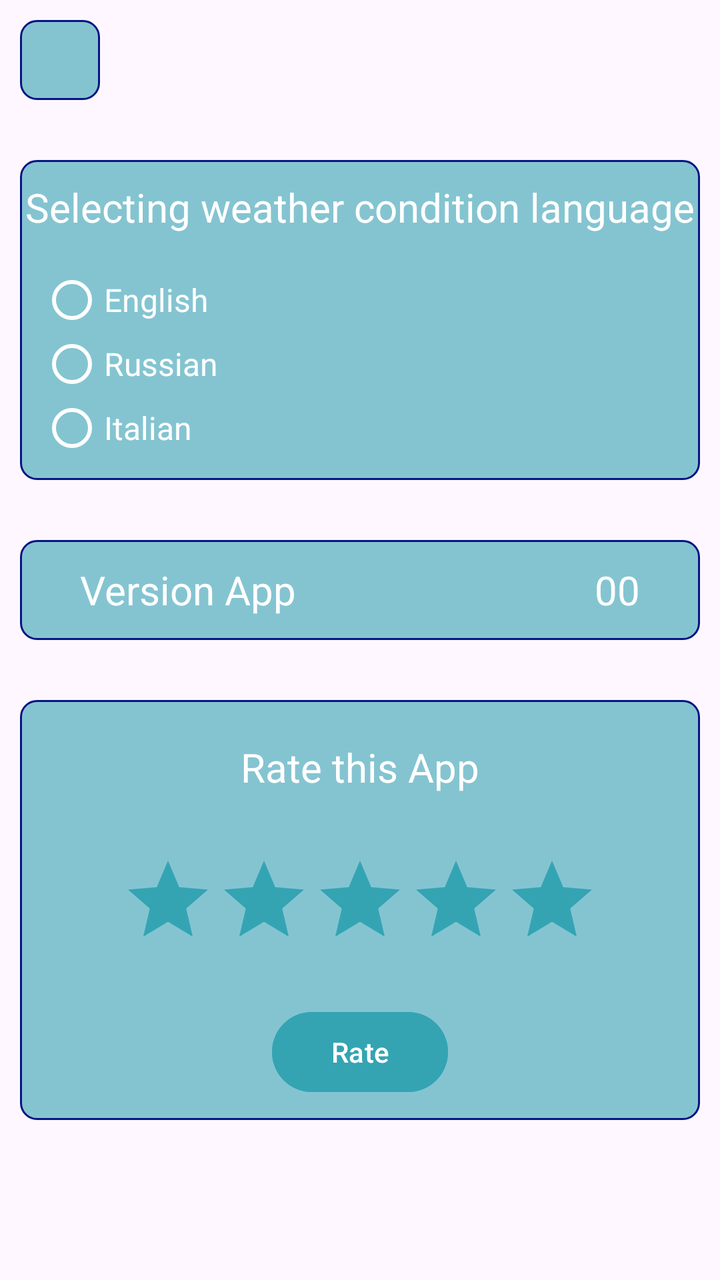
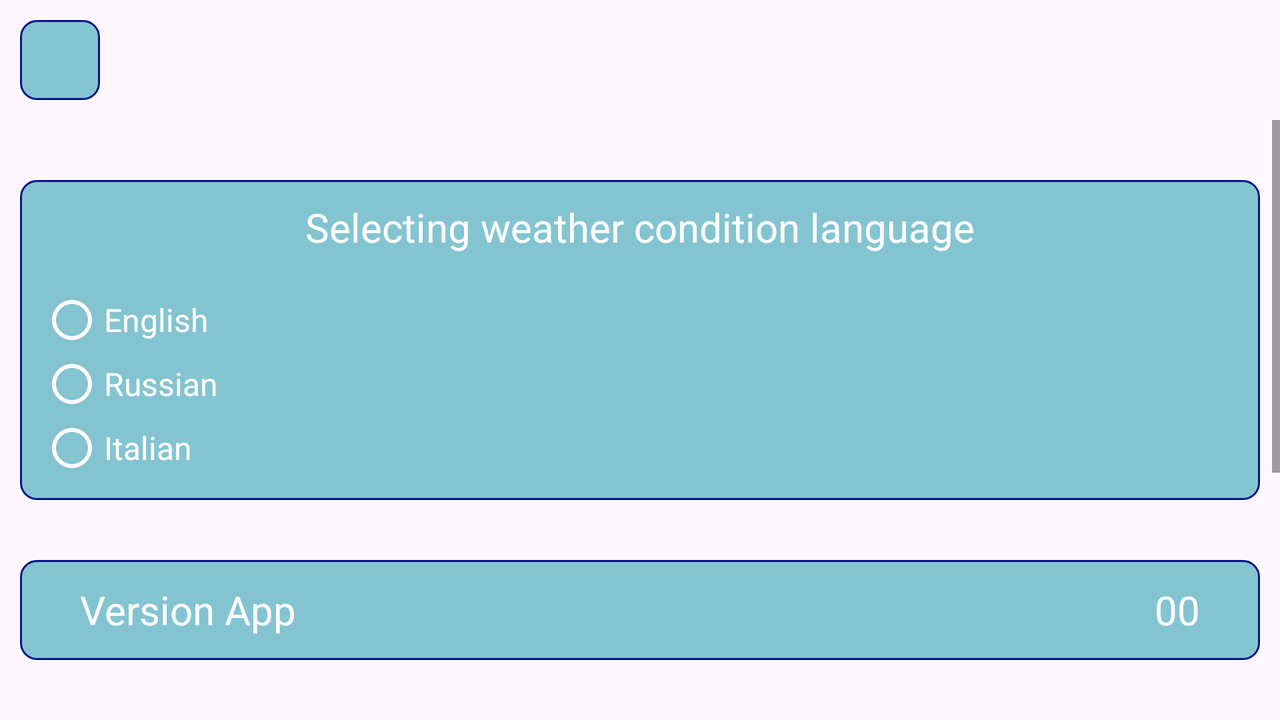

First picture: res/layout/ on a phone held upright. Second picture: the repository's own variant of that layout, on a device whose configuration matches the variant's folder. Source for both follows.
<!-- AndroidManifest.xml: application theme Theme.WeatherAppDiplom -->
<!-- res/layout/fragment_settings.xml -->
<?xml version="1.0" encoding="utf-8"?>
<androidx.constraintlayout.widget.ConstraintLayout xmlns:android="http://schemas.android.com/apk/res/android"
    xmlns:app="http://schemas.android.com/apk/res-auto"
    xmlns:tools="http://schemas.android.com/tools"
    android:layout_width="match_parent"
    android:layout_height="match_parent"
    tools:context=".ui.SettingsFragment">

    <ImageView
        android:id="@+id/back_to_fragment_user"
        android:layout_width="40dp"
        android:layout_height="40dp"
        android:layout_marginStart="@dimen/common_spacing"
        android:layout_marginTop="@dimen/common_spacing"
        android:background="@drawable/border"
        android:contentDescription="@string/back"
        android:foregroundGravity="center"
        android:padding="@dimen/common_padding"
        android:src="@drawable/ic_back_24"
        app:layout_constraintStart_toStartOf="parent"
        app:layout_constraintTop_toTopOf="parent" />

    <FrameLayout
        android:id="@+id/language_frame"
        style="@style/data_card"
        android:layout_width="match_parent"
        android:layout_height="160dp"
        app:layout_constraintEnd_toEndOf="parent"
        app:layout_constraintStart_toStartOf="parent"
        app:layout_constraintTop_toBottomOf="@+id/back_to_fragment_user">

        <TextView
            android:id="@+id/title_radio_button"
            android:layout_width="wrap_content"
            android:layout_height="wrap_content"
            android:layout_gravity="center_horizontal"
            android:layout_marginTop="@dimen/common_spacing"
            android:text="@string/language_selection"
            android:textColor="@color/white"
            android:textSize="20sp" />

        <RadioGroup
            android:id="@+id/radio_group"
            android:layout_width="match_parent"
            android:layout_height="wrap_content"
            android:layout_gravity="bottom"
            android:layout_marginStart="@dimen/common_spacing"
            android:layout_marginTop="@dimen/common_spacing"
            android:layout_marginEnd="@dimen/common_spacing"
            android:layout_marginBottom="@dimen/common_spacing"
            android:theme="@style/radio_button">

            <RadioButton
                android:id="@+id/en_button"
                android:layout_width="wrap_content"
                android:layout_height="wrap_content"
                android:text="@string/english"
                android:textColor="@color/white"
                android:textSize="16sp" />

            <RadioButton
                android:id="@+id/ru_button"
                android:layout_width="wrap_content"
                android:layout_height="wrap_content"
                android:text="@string/russian"
                android:textColor="@color/white"
                android:textSize="16sp" />

            <RadioButton
                android:id="@+id/it_button"
                android:layout_width="wrap_content"
                android:layout_height="wrap_content"
                android:text="@string/italian"
                android:textColor="@color/white"
                android:textSize="16sp" />
        </RadioGroup>

    </FrameLayout>

    <FrameLayout
        android:id="@+id/version_frame"
        style="@style/data_card"
        android:layout_width="match_parent"
        android:layout_height="50dp"
        app:layout_constraintEnd_toEndOf="parent"
        app:layout_constraintStart_toStartOf="parent"
        app:layout_constraintTop_toBottomOf="@+id/language_frame">

        <TextView
            android:id="@+id/version_info_title"
            android:layout_width="wrap_content"
            android:layout_height="wrap_content"
            android:layout_gravity="center_vertical"
            android:layout_marginStart="@dimen/large_spacing"
            android:text="@string/version_app"
            android:textColor="@color/white"
            android:textSize="20sp" />

        <TextView
            android:id="@+id/version_info_value"
            android:layout_width="wrap_content"
            android:layout_height="wrap_content"
            android:layout_gravity="end|center_vertical"
            android:layout_marginEnd="@dimen/large_spacing"
            android:textColor="@color/white"
            android:textSize="20sp"
            tools:text="00" />
    </FrameLayout>

    <FrameLayout
        android:id="@+id/rating_frame"
        style="@style/data_card"
        android:layout_width="match_parent"
        android:layout_height="210dp"
        app:layout_constraintEnd_toEndOf="parent"
        app:layout_constraintStart_toStartOf="parent"
        app:layout_constraintTop_toBottomOf="@+id/version_frame">

        <TextView
            android:id="@+id/title_rating"
            android:layout_width="wrap_content"
            android:layout_height="wrap_content"
            android:layout_gravity="center_horizontal"
            android:layout_marginTop="20dp"
            android:text="@string/rate_the_app"
            android:textColor="@color/white"
            android:textSize="20sp" />

        <RatingBar
            android:id="@+id/rating_bar"
            android:layout_width="wrap_content"
            android:layout_height="wrap_content"
            android:layout_gravity="center"
            android:numStars="5"
            android:progressBackgroundTint="@color/sea"
            android:progressTint="@color/white"
            android:stepSize="0.5" />

        <Button
            android:id="@+id/rating_button"
            android:layout_width="wrap_content"
            android:layout_height="wrap_content"
            android:layout_gravity="bottom|center_horizontal"
            android:layout_marginBottom="@dimen/common_spacing"
            android:backgroundTint="@color/sea"
            android:text="@string/rate" />
    </FrameLayout>

</androidx.constraintlayout.widget.ConstraintLayout>
<!-- resources referenced by this layout -->
<resources>
  <color name="sea">#34A4B3</color>
  <color name="white">#FFFFFFFF</color>
  <dimen name="common_padding">4dp</dimen>
  <dimen name="common_spacing">10dp</dimen>
  <dimen name="large_spacing">30dp</dimen>
  <!-- drawable border (drawable) -->
  <?xml version="1.0" encoding="utf-8"?>
  <selector
  xmlns:android="http://schemas.android.com/apk/res/android">
  <item>
      <shape android:shape="rectangle">
          <solid android:color="@color/sea_transparent"/>
          <corners android:radius="8dp"/>
          <stroke android:width="1dp"
              android:color="@color/blue"/>
      </shape>
  </item>
  </selector>
  <string name="back">click button to back</string>
  <string name="english">English</string>
  <string name="italian">Italian</string>
  <string name="language_selection">Selecting weather condition language</string>
  <string name="rate">Rate</string>
  <string name="rate_the_app">Rate this App</string>
  <string name="russian">Russian</string>
  <string name="version_app">Version App</string>
  <style name="data_card">
          <item name="android:layout_marginStart">@dimen/common_spacing</item>
          <item name="android:layout_marginTop">@dimen/large_spacing</item>
          <item name="android:layout_marginEnd">@dimen/common_spacing</item>
          <item name="android:background">@drawable/border</item>
      </style>
  <style name="radio_button" parent="Theme.AppCompat.Light">
          <item name="colorControlNormal">@color/white</item>
          <item name="colorControlActivated">@color/sea</item>
      </style>
  <style name="Theme.WeatherAppDiplom" parent="Base.Theme.WeatherAppDiplom" />
  <color name="sea_transparent">#9934A4B3</color>
  <color name="blue">#081583</color>
  <style name="Base.Theme.WeatherAppDiplom" parent="Theme.Material3.DayNight.NoActionBar">
          
          
      </style>
</resources>
<!-- res/layout-land/fragment_settings.xml (the repository's variant of the layout above) -->
<!-- drawn on the phone turned sideways -->
<?xml version="1.0" encoding="utf-8"?>
<androidx.constraintlayout.widget.ConstraintLayout xmlns:android="http://schemas.android.com/apk/res/android"
    xmlns:app="http://schemas.android.com/apk/res-auto"
    xmlns:tools="http://schemas.android.com/tools"
    android:layout_width="match_parent"
    android:layout_height="match_parent"
    tools:context=".ui.SettingsFragment">

    <ImageView
        android:id="@+id/back_to_fragment_user"
        android:layout_width="40dp"
        android:layout_height="40dp"
        android:layout_marginStart="@dimen/common_spacing"
        android:layout_marginTop="@dimen/common_spacing"
        android:background="@drawable/border"
        android:contentDescription="@string/back"
        android:foregroundGravity="center"
        android:padding="@dimen/common_padding"
        android:src="@drawable/ic_back_24"
        app:layout_constraintStart_toStartOf="parent"
        app:layout_constraintTop_toTopOf="parent" />

    <ScrollView
        android:id="@+id/scroll_view"
        android:layout_width="match_parent"
        android:layout_height="0dp"
        android:layout_marginTop="@dimen/common_spacing"
        app:layout_constraintBottom_toBottomOf="parent"
        app:layout_constraintEnd_toEndOf="parent"
        app:layout_constraintStart_toStartOf="parent"
        app:layout_constraintTop_toBottomOf="@+id/back_to_fragment_user">

        <androidx.constraintlayout.widget.ConstraintLayout
            android:layout_width="match_parent"
            android:layout_height="wrap_content">

            <FrameLayout
                android:id="@+id/language_frame"
                style="@style/data_card"
                android:layout_width="match_parent"
                android:layout_height="160dp"
                app:layout_constraintEnd_toEndOf="parent"
                app:layout_constraintStart_toStartOf="parent"
                app:layout_constraintTop_toTopOf="parent">

                <TextView
                    android:id="@+id/title_radio_button"
                    android:layout_width="wrap_content"
                    android:layout_height="wrap_content"
                    android:layout_gravity="center_horizontal"
                    android:layout_marginTop="@dimen/common_spacing"
                    android:text="@string/language_selection"
                    android:textColor="@color/white"
                    android:textSize="20sp" />

                <RadioGroup
                    android:id="@+id/radio_group"
                    android:layout_width="match_parent"
                    android:layout_height="wrap_content"
                    android:layout_gravity="bottom"
                    android:layout_marginStart="@dimen/common_spacing"
                    android:layout_marginTop="@dimen/common_spacing"
                    android:layout_marginEnd="@dimen/common_spacing"
                    android:layout_marginBottom="@dimen/common_spacing"
                    android:theme="@style/radio_button">

                    <RadioButton
                        android:id="@+id/en_button"
                        android:layout_width="wrap_content"
                        android:layout_height="wrap_content"
                        android:text="@string/english"
                        android:textColor="@color/white"
                        android:textSize="16sp" />

                    <RadioButton
                        android:id="@+id/ru_button"
                        android:layout_width="wrap_content"
                        android:layout_height="wrap_content"
                        android:text="@string/russian"
                        android:textColor="@color/white"
                        android:textSize="16sp" />

                    <RadioButton
                        android:id="@+id/it_button"
                        android:layout_width="wrap_content"
                        android:layout_height="wrap_content"
                        android:text="@string/italian"
                        android:textColor="@color/white"
                        android:textSize="16sp" />
                </RadioGroup>

            </FrameLayout>

            <FrameLayout
                android:id="@+id/version_frame"
                style="@style/data_card"
                android:layout_width="match_parent"
                android:layout_height="50dp"
                app:layout_constraintEnd_toEndOf="parent"
                app:layout_constraintStart_toStartOf="parent"
                app:layout_constraintTop_toBottomOf="@+id/language_frame">

                <TextView
                    android:id="@+id/version_info_title"
                    android:layout_width="wrap_content"
                    android:layout_height="wrap_content"
                    android:layout_gravity="center_vertical"
                    android:layout_marginStart="@dimen/large_spacing"
                    android:text="@string/version_app"
                    android:textColor="@color/white"
                    android:textSize="20sp" />

                <TextView
                    android:id="@+id/version_info_value"
                    android:layout_width="wrap_content"
                    android:layout_height="wrap_content"
                    android:layout_gravity="end|center_vertical"
                    android:layout_marginEnd="@dimen/large_spacing"
                    android:textColor="@color/white"
                    android:textSize="20sp"
                    tools:text="00" />
            </FrameLayout>

            <FrameLayout
                android:id="@+id/rating_frame"
                style="@style/data_card"
                android:layout_width="match_parent"
                android:layout_height="210dp"
                app:layout_constraintEnd_toEndOf="parent"
                app:layout_constraintStart_toStartOf="parent"
                app:layout_constraintTop_toBottomOf="@+id/version_frame">

                <TextView
                    android:id="@+id/title_rating"
                    android:layout_width="wrap_content"
                    android:layout_height="wrap_content"
                    android:layout_gravity="center_horizontal"
                    android:layout_marginTop="20dp"
                    android:text="@string/rate_the_app"
                    android:textColor="@color/white"
                    android:textSize="20sp" />

                <RatingBar
                    android:id="@+id/rating_bar"
                    android:layout_width="wrap_content"
                    android:layout_height="wrap_content"
                    android:layout_gravity="center"
                    android:numStars="5"
                    android:progressBackgroundTint="@color/sea"
                    android:progressTint="@color/white"
                    android:stepSize="0.5" />

                <Button
                    android:id="@+id/rating_button"
                    android:layout_width="wrap_content"
                    android:layout_height="wrap_content"
                    android:layout_gravity="bottom|center_horizontal"
                    android:layout_marginBottom="@dimen/common_spacing"
                    android:backgroundTint="@color/sea"
                    android:text="@string/rate" />
            </FrameLayout>

        </androidx.constraintlayout.widget.ConstraintLayout>
    </ScrollView>

</androidx.constraintlayout.widget.ConstraintLayout>
